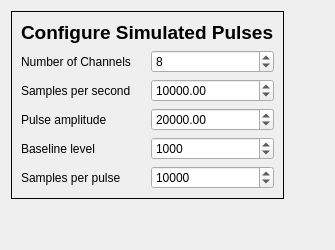
          <widget class="QWidget" name="simPage">
           <layout class="QGridLayout" name="gridLayout_6">
            <item row="0" column="1">
             <spacer name="horizontalSpacer_4">
              <property name="orientation">
               <enum>Qt::Horizontal</enum>
              </property>
              <property name="sizeHint" stdset="0">
               <size>
                <width>40</width>
                <height>20</height>
               </size>
              </property>
             </spacer>
            </item>
            <item row="0" column="0">
             <widget class="QFrame" name="gridFrame_2">
              <property name="frameShape">
               <enum>QFrame::Panel</enum>
              </property>
              <layout class="QGridLayout" name="gridLayout">
               <item row="3" column="1">
                <widget class="QDoubleSpinBox" name="simPulseAmplitude">
                 <property name="toolTip">
                  <string>Peak value of pulses, relative to baseline</string>
                 </property>
                 <property name="minimum">
                  <double>1.000000000000000</double>
                 </property>
                 <property name="maximum">
                  <double>65535.000000000000000</double>
                 </property>
                 <property name="value">
                  <double>20000.000000000000000</double>
                 </property>
                </widget>
               </item>
               <item row="4" column="1">
                <widget class="QDoubleSpinBox" name="simPulseBaseline">
                 <property name="decimals">
                  <number>0</number>
                 </property>
                 <property name="maximum">
                  <double>65535.000000000000000</double>
                 </property>
                 <property name="value">
                  <double>1000.000000000000000</double>
                 </property>
                </widget>
               </item>
               <item row="1" column="0">
                <widget class="QLabel" name="label_8">
                 <property name="text">
                  <string>Number of Channels</string>
                 </property>
                </widget>
               </item>
               <item row="3" column="0">
                <widget class="QLabel" name="label_10">
                 <property name="text">
                  <string>Pulse amplitude</string>
                 </property>
                </widget>
               </item>
               <item row="2" column="1">
                <widget class="QDoubleSpinBox" name="simPulseSampleRate">
                 <property name="toolTip">
                  <string/>
                 </property>
                 <property name="minimum">
                  <double>10.000000000000000</double>
                 </property>
                 <property name="maximum">
                  <double>1000000.000000000000000</double>
                 </property>
                 <property name="value">
                  <double>10000.000000000000000</double>
                 </property>
                </widget>
               </item>
               <item row="1" column="1">
                <widget class="QSpinBox" name="simPulseNchan">
                 <property name="toolTip">
                  <string>How many data streams to simulate</string>
                 </property>
                 <property name="minimum">
                  <number>1</number>
                 </property>
                 <property name="maximum">
                  <number>256</number>
                 </property>
                 <property name="value">
                  <number>8</number>
                 </property>
                </widget>
               </item>
               <item row="4" column="0">
                <widget class="QLabel" name="label_11">
                 <property name="text">
                  <string>Baseline level</string>
                 </property>
                </widget>
               </item>
               <item row="2" column="0">
                <widget class="QLabel" name="label_9">
                 <property name="text">
                  <string>Samples per second</string>
                 </property>
                </widget>
               </item>
               <item row="5" column="0">
                <widget class="QLabel" name="label_12">
                 <property name="text">
                  <string>Samples per pulse</string>
                 </property>
                </widget>
               </item>
               <item row="5" column="1">
                <widget class="QSpinBox" name="simPulseSamplesPerPulse">
                 <property name="toolTip">
                  <string>How many samples to simulate before next pulse is generated</string>
                 </property>
                 <property name="minimum">
                  <number>100</number>
                 </property>
                 <property name="maximum">
                  <number>999999</number>
                 </property>
                 <property name="value">
                  <number>10000</number>
                 </property>
                </widget>
               </item>
               <item row="0" column="0" colspan="2">
                <widget class="QLabel" name="label_7">
                 <property name="font">
                  <font>
                   <family>Helvetica</family>
                   <pointsize>14</pointsize>
                   <weight>75</weight>
                   <bold>true</bold>
                  </font>
                 </property>
                 <property name="text">
                  <string>Configure Simulated Pulses</string>
                 </property>
                </widget>
               </item>
              </layout>
             </widget>
            </item>
            <item row="1" column="0">
             <spacer name="verticalSpacer_8">
              <property name="orientation">
               <enum>Qt::Vertical</enum>
              </property>
              <property name="sizeHint" stdset="0">
               <size>
                <width>20</width>
                <height>40</height>
               </size>
              </property>
             </spacer>
            </item>
           </layout>
          </widget>
